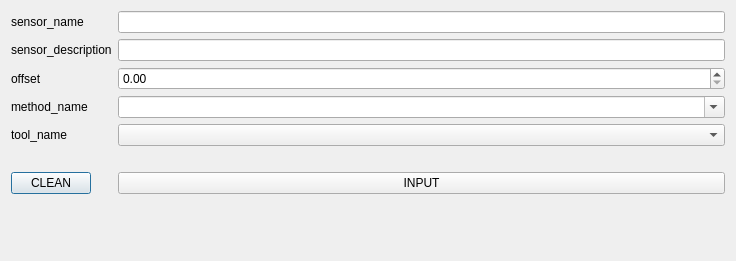
<?xml version="1.0" encoding="UTF-8"?>
<ui version="4.0">
 <class>SensorAddWindow</class>
 <widget class="QDialog" name="SensorAddWindow">
  <property name="geometry">
   <rect>
    <x>0</x>
    <y>0</y>
    <width>736</width>
    <height>261</height>
   </rect>
  </property>
  <property name="windowTitle">
   <string>Sensor Add Window</string>
  </property>
  <layout class="QFormLayout" name="formLayout">
   <item row="0" column="0">
    <widget class="QLabel" name="label">
     <property name="text">
      <string>sensor_name</string>
     </property>
    </widget>
   </item>
   <item row="0" column="1">
    <widget class="QLineEdit" name="lineEdit_sensor_name"/>
   </item>
   <item row="1" column="0">
    <widget class="QLabel" name="label_2">
     <property name="text">
      <string>sensor_description</string>
     </property>
    </widget>
   </item>
   <item row="1" column="1">
    <widget class="QLineEdit" name="lineEdit_sensor_description"/>
   </item>
   <item row="2" column="0">
    <widget class="QLabel" name="label_3">
     <property name="text">
      <string>offset</string>
     </property>
    </widget>
   </item>
   <item row="2" column="1">
    <widget class="QDoubleSpinBox" name="doubleSpinBox_offset"/>
   </item>
   <item row="3" column="0">
    <widget class="QLabel" name="label_5">
     <property name="text">
      <string>method_name</string>
     </property>
    </widget>
   </item>
   <item row="4" column="0">
    <widget class="QLabel" name="label_4">
     <property name="text">
      <string>tool_name</string>
     </property>
    </widget>
   </item>
   <item row="3" column="1">
    <widget class="QComboBox" name="comboBox_method_name">
     <property name="editable">
      <bool>true</bool>
     </property>
    </widget>
   </item>
   <item row="4" column="1">
    <widget class="QComboBox" name="comboBox_tool_name"/>
   </item>
   <item row="7" column="0">
    <widget class="QPushButton" name="pushButton_CLEAN">
     <property name="text">
      <string>CLEAN</string>
     </property>
    </widget>
   </item>
   <item row="7" column="1">
    <widget class="QPushButton" name="pushButton_INPUT">
     <property name="text">
      <string>INPUT</string>
     </property>
    </widget>
   </item>
   <item row="6" column="1">
    <widget class="QLabel" name="label_input_info">
     <property name="text">
      <string/>
     </property>
    </widget>
   </item>
  </layout>
 </widget>
 <resources/>
 <connections/>
</ui>
